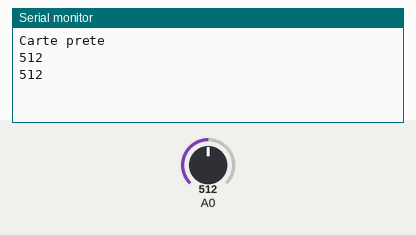
The sketch below on a simulated Arduino Uno, built with avr-gcc and run on an emulated ATmega328P. Parts: the last lines printed to the serial monitor. Inputs (shaded band) come from the test bench; at power-on: A0 = 512. Storage starts empty.

Above: at 1.8 s.
1.9 s: A0 set to 716
At 2.9 s:
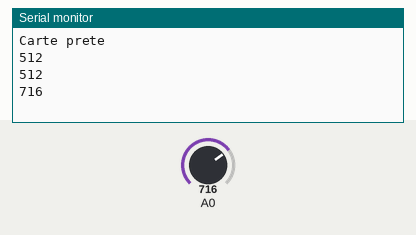
3.4 s: A0 set to 900
At 4.6 s:
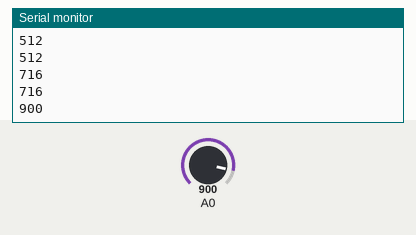
Timing chart, 0 to 6.4 s (numbered marks = the images above; inputs shaded):
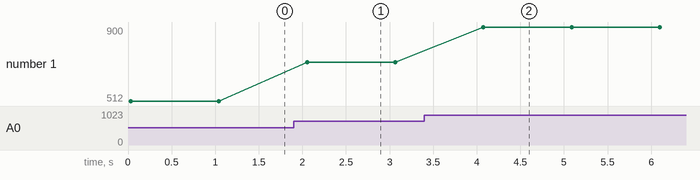

Measured:
- after the input at 1.9 s, the serial monitor: prints a new line after 0.15 s (image 1)
- after the input at 3.4 s, the serial monitor: prints a new line after 0.68 s (image 2)
- plotted number 1: 512 → 716 after the input at 1.9 s, 716 → 900 after the input at 3.4 s

The sketch:

arduino_carte_sd_1.ino
```cpp
#include <SPI.h>
#include <SD.h>

const int PIN_CS = 10;

void setup() {
  Serial.begin(9600);
  if (!SD.begin(PIN_CS)) {
    Serial.println("Carte absente ou illisible");
    while (true) {}
  }
  Serial.println("Carte prete");
}

void loop() {
  int valeur = analogRead(A0);
  File fichier = SD.open("MESURES.CSV", FILE_WRITE);
  if (fichier) {
    fichier.print(millis() / 1000);
    fichier.print(";");
    fichier.println(valeur);
    fichier.close();
    Serial.println(valeur);
  } else {
    Serial.println("Ouverture impossible");
  }
  delay(1000);
}
```
